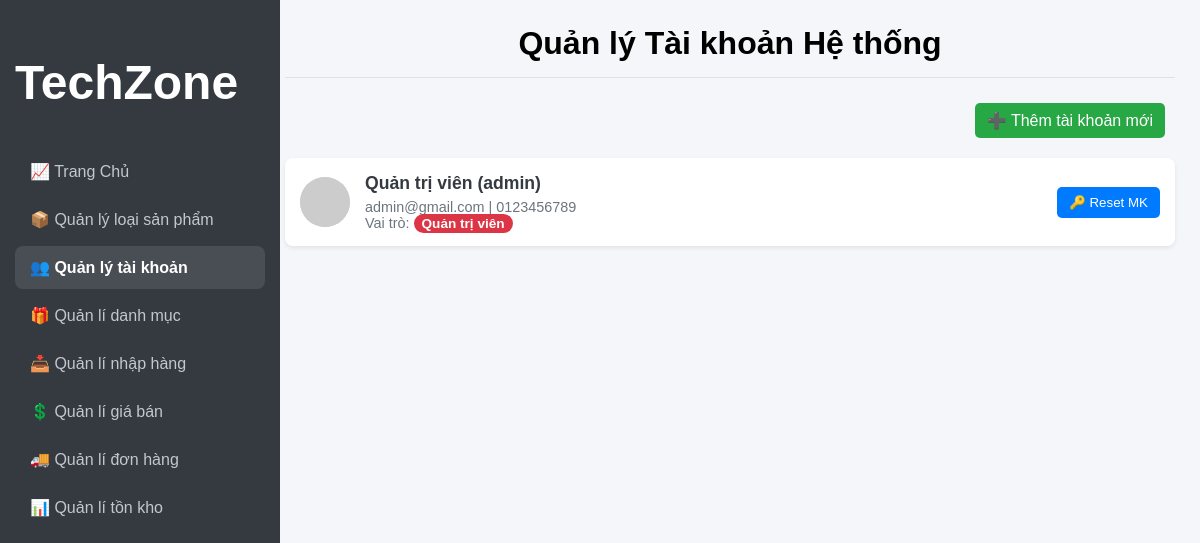
The page /Admin/taikhoan.php (signed in) on the database as committed earlier.
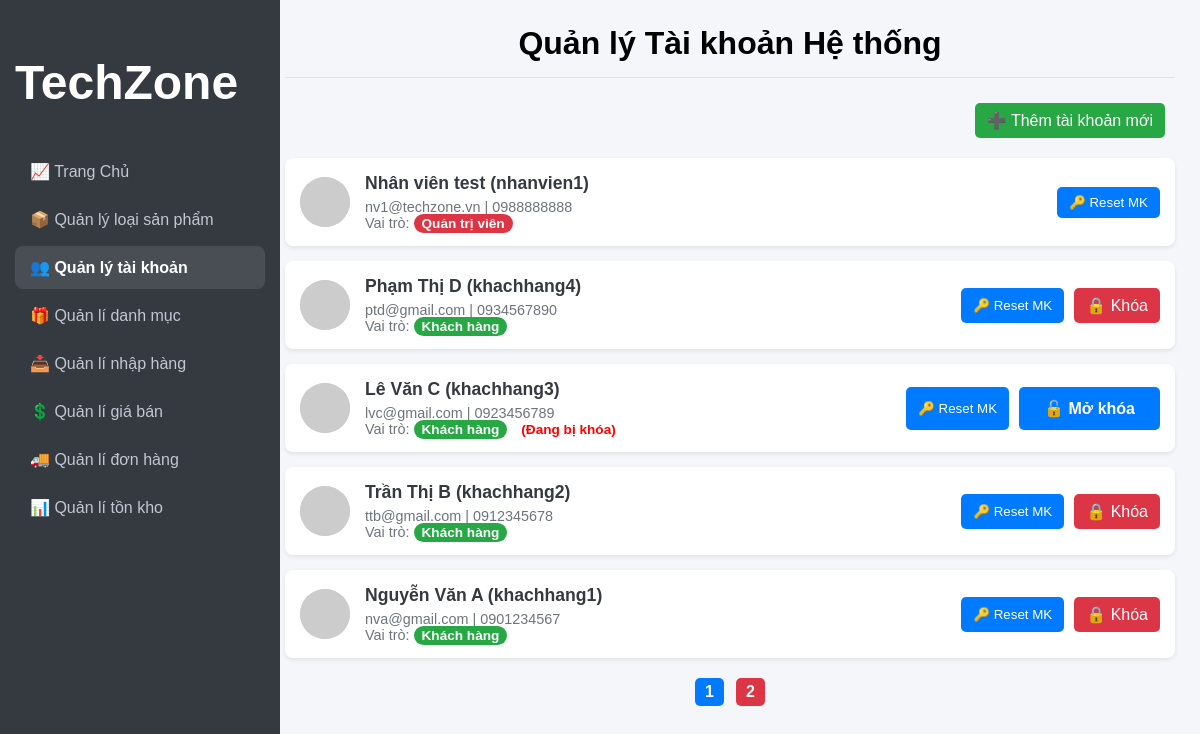
The same page on the database as committed later.
### tables this page shows
CREATE TABLE `taikhoan` (
  `MaTK` int(11) NOT NULL,
  `Username` varchar(50) NOT NULL,
  `Password` varchar(255) NOT NULL,
  `HoTen` varchar(100) NOT NULL,
  `Email` varchar(100) NOT NULL,
  `Avatar` varchar(255) DEFAULT NULL,
  `SoDienThoai` varchar(20) NOT NULL,
  `VaiTro` tinyint(1) DEFAULT 0 COMMENT '0: Khách hàng, 1: Admin',
  `TrangThai` tinyint(1) DEFAULT 1 COMMENT '0: Bị khóa, 1: Hoạt động'
);

### Admin/taikhoan.php (the view, shortened to what this page needs)
<?php
require_once 'config.php';
$limit = 5;
$page = isset($_GET['page']) ? (int)$_GET['page'] : 1;
$offset = ($page - 1) * $limit;
$totalAccounts = $conn->query("SELECT COUNT(*) FROM TaiKhoan")->fetchColumn();
$totalPages = ceil($totalAccounts / $limit);
$stmt = $conn->prepare("SELECT * FROM TaiKhoan ORDER BY MaTK DESC LIMIT :limit OFFSET :offset");
$stmt->bindValue(':limit', $limit, PDO::PARAM_INT);
$stmt->bindValue(':offset', $offset, PDO::PARAM_INT);
$stmt->execute();
$danhSachTaiKhoan = $stmt->fetchAll(PDO::FETCH_ASSOC);
?>
<!DOCTYPE html>
<html lang="vi">
<head>
    <link rel="stylesheet" href="Style.css">
</head>
<body>
    <div class="container">
        <?php include_once 'sidebar.php'; ?>
        <main class="main-content">
            <div class="page-header">
                <h1 class="page-header-title">Quản lý Tài khoản Hệ thống</h1>
            </div>
            <div class="page-toolbar">
                <button class="btn btn-add" onclick="document.getElementById('modalThem').classList.add('active')">
                    ➕ Thêm tài khoản mới
                </button>
            </div>
            <div class="account-list">
                <?php foreach ($danhSachTaiKhoan as $tk): ?>
                    <div class="account-item">
                        <?php
                        $avatarUrl = $tk['Avatar'];
                        if (empty($avatarUrl)) {
                            $words = explode(" ", $tk['HoTen']);
                            $initials = (count($words) >= 2) ? strtoupper(substr($words[0], 0, 1) . substr(end($words), 0, 1)) : strtoupper(substr($tk['HoTen'], 0, 2));
                            $avatarUrl = "https://ui-avatars.com/api/?name=" . urlencode($initials) . "&background=random&color=fff";
                        }
                        ?>
                        <img src="<?= htmlspecialchars($avatarUrl) ?>" alt="Avatar" class="account-avatar">
                        <div class="account-info">
                            <h4><?= htmlspecialchars($tk['HoTen']) ?> (<?= htmlspecialchars($tk['Username']) ?>)</h4>
                            <p><?= htmlspecialchars($tk['Email']) ?> | <?= htmlspecialchars($tk['SoDienThoai']) ?></p>
                            <p>Vai trò:
                                <?php if ($tk['VaiTro'] == 1): ?>
                                    <span class="role admin" style="background:#dc3545; color:white; padding: 2px 8px; border-radius: 12px; font-size: 0.85rem;">Quản trị viên</span>
                                <?php else: ?>
                                    <span class="role customer" style="background:#28a745; color:white; padding: 2px 8px; border-radius: 12px; font-size: 0.85rem;">Khách hàng</span>
                                <?php endif; ?>
                                <?= $tk['TrangThai'] == 0 ? '<span style="color:red; font-size: 0.85rem; margin-left: 10px; font-weight:bold;">(Đang bị khóa)</span>' : '' ?>
                            </p>
                        </div>
                        <div class="account-actions">
                            <button class="btn btn-edit" onclick="moModalReset(<?= $tk['MaTK'] ?>, '<?= htmlspecialchars($tk['Username']) ?>')">🔑 Reset MK</button>
                            <?php if ($tk['VaiTro'] != 1): ?>
                                <?php if ($tk['TrangThai'] == 1): ?>
                                    <a href="taikhoan.php?action=lock&id=<?= $tk['MaTK'] ?>" class="btn btn-delete" onclick="return confirm('Khóa tài khoản này?');">🔒 Khóa</a>
                                <?php else: ?>
                                    <a href="taikhoan.php?action=unlock&id=<?= $tk['MaTK'] ?>" class="btn btn-save" onclick="return confirm('Mở khóa tài khoản này?');">🔓 Mở khóa</a>
                                <?php endif; ?>
                            <?php endif; ?>
                        </div>
                    </div>
                <?php endforeach; ?>
            </div>
            <?php if ($totalPages > 1): ?>
                <div class="pagination" style="margin-top: 20px; text-align: center;">
                    <?php for ($i = 1; $i <= $totalPages; $i++): ?>
                        <a href="taikhoan.php?page=<?= $i ?>" class="btn <?= ($page == $i) ? 'btn-save' : 'btn-deleteback' ?>" style="text-decoration:none; padding: 5px 10px; margin: 0 2px;">
                            <?= $i ?>
                        </a>
                    <?php endfor; ?>
                </div>
            <?php endif; ?>
        </main>
    </div>
</body>
</html>

Rows that differ between the two databases and show on the page:
no longer on this page (row unchanged): taikhoan: HoTen "Quản trị viên", Username "admin", Email "admin@gmail.com", SoDienThoai "0123456789", VaiTro "Quản trị viên"
added taikhoan: HoTen "Nhân viên test", Username "nhanvien1", Email "nv1@techzone.vn", SoDienThoai "0988888888", VaiTro "Quản trị viên"
added taikhoan: HoTen "Phạm Thị D", Username "khachhang4", Email "ptd@gmail.com", SoDienThoai "0934567890", VaiTro "Khách hàng"
added taikhoan: HoTen "Lê Văn C", Username "khachhang3", Email "lvc@gmail.com", SoDienThoai "0923456789", VaiTro "Khách hàng", TrangThai "(Đang bị khóa)"
added taikhoan: HoTen "Trần Thị B", Username "khachhang2", Email "ttb@gmail.com", SoDienThoai "0912345678", VaiTro "Khách hàng"
added taikhoan: HoTen "Nguyễn Văn A", Username "khachhang1", Email "nva@gmail.com", SoDienThoai "0901234567", VaiTro "Khách hàng"
Other text that changed with them:
new list line: "1"
new list line: "2"
